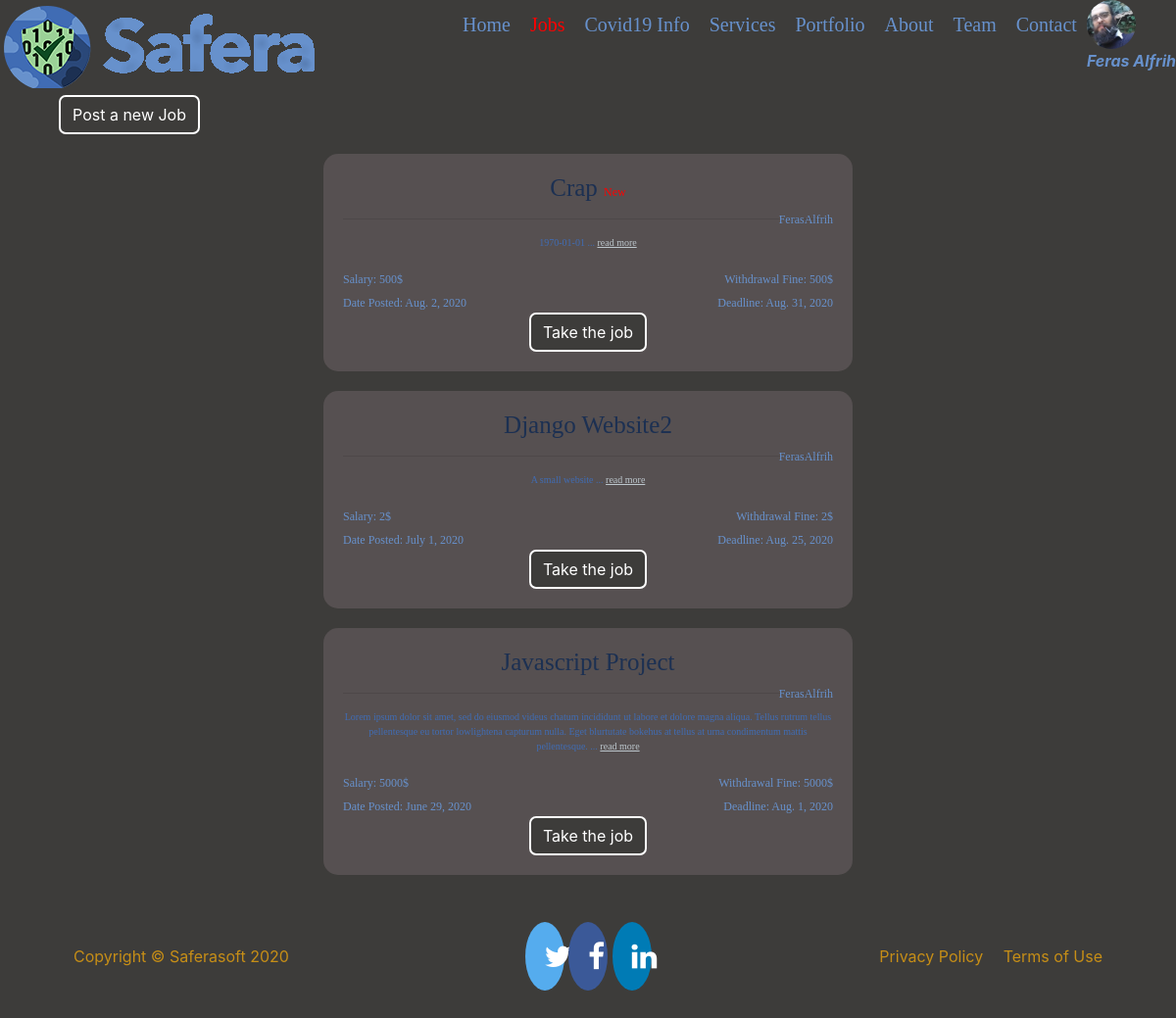
Page /user/jobs/ (signed in) on the committed database.
### users/models.py (models this page shows, shortened)
class Profile(models.Model):
    user = models.OneToOneField(User, on_delete=models.CASCADE)
    image = models.ImageField(default='default.png', upload_to='profile_pics')
    jobAs = models.OneToOneField(Job, on_delete=models.SET_NULL, null=True, blank=True)
    balance = models.IntegerField(default=0, blank=True, null=True)
    sex = models.CharField(max_length=6, blank=True, null=True)
    last_logout = models.DateField(default='1970-01-01', blank=True, null=True)

class Job(models.Model):
    user = models.ForeignKey(User, on_delete=models.CASCADE)
    job = models.CharField(max_length=999)
    details = models.TextField(max_length=999)
    startDate = models.DateField()
    deadline = models.DateField()
    salary = models.IntegerField()
    withdrawal = models.IntegerField()
    asTo = models.OneToOneField(User, related_name='worker' , on_delete=models.SET_NULL, null=True, blank=True)
    is_available = models.BooleanField(default=True)
    is_complete = models.BooleanField(default=False)
    doneby = models.CharField(max_length=999, blank=True, null=True)

### users/views.py (the view, shortened to what this page needs)
# urls.py: path('jobs/', UsersV.jobs, name='jobs'),
    @login_required
    def jobs(request, *args, **kwargs):
        job= Job.objects.filter(is_available=True).order_by('-startDate')
        context={
            'jobs':job,
        }
        return render(request, 'users/Jobs.html', context,*args, **kwargs )

### templates/users/Jobs.html (shortened to what this page needs)
{% extends "base.html" %}
{% load crispy_forms_tags %}
{% load static %}
{% block content %}
  {% if user.is_staff %}
    <div class="job-container">
      {% if user.is_superuser %}
        <a href="{% url 'newjob' %}"><button class="btn btn-btn">Post a new Job</button></a>
      {% endif %}
      <center>
      {% for job in jobs %}
        <div class="job-box content-section" >
          <div class="job-title">
            <h3 class="">{{job.job}}
            {% if user.profile.last_logout <= job.startDate %}<big id="new">New</big>{% endif %}</h3>
            <big class="float-right ">{{job.user}}</big><hr>
          </div>
          <div class="job-body ">
            <p>{{job.details|slice:":250"}} ... <a href="{% url 'job_details' job.id %}" class="f-metalic" ><u>read more</u></a></p>
            <span class="float-left">
              <big>Salary: {{job.salary}}$</big>
            </span>
            <span class="float-right">
              <big>Withdrawal Fine: {{job.withdrawal}}$</big>
            </span>
          </div><br>
          <div class="job-body">
            <span class="float-left">
              <big>Date Posted: {{job.startDate}}</big>
            </span>
            <span class="float-right">
              <big>Deadline: {{job.deadline}}</big>
            </span>
          </div><br>
          <form method="POST">
            <button class="btn btn-danger">Take the job</button>
          </form>
        </div>
      {% endfor %}
      </center>
    </div>
  {% else %}
    <center>
      <img src="{% static 'img/staffOnly.png' %}">
    </center>
  {% endif %}
{% endblock content %}

### templates/base.html (shortened to what this page needs)
{% load static %}
<!doctype html>
<html lang="en">
  <head>
    <link rel="stylesheet" href="https://maxcdn.bootstrapcdn.com/bootstrap/4.0.0/css/bootstrap.min.css">
    <link rel="stylesheet" href="https://cdnjs.cloudflare.com/ajax/libs/font-awesome/4.7.0/css/font-awesome.min.css">
    <link rel="stylesheet" type="text/css" href="{% static 'css/socialMedia.css' %}">
    {% if user.profile.sex == 'Female' %}
    <link rel="stylesheet" type="text/css" href="{% static 'css/female.css' %}">
    {% else %}
    <link rel="stylesheet" type="text/css" href="{% static 'css/male.css' %}">
    {% endif %}
  </head>
  <body class="container">
    <div class="container">
      <header>
        <nav class="navigate fixed-top">
          <div class="navigate" id="navbarNav">
            {% if user.is_authenticated %}
              <div class="navigate-user dropdown">
                <span role="button" data-toggle="dropdown" id="prflimg" aria-haspopup="true" aria-expanded="false" style="width:75px">
                 <div class="navigate-user">
                    <img class="rounded-circle dropdown-toggle"  width="50px"  height="50px" src="{{ user.profile.image.url }}"><br>
                    <a><b><i>{{ user.first_name }} {{ user.last_name }}</i></b></a>
                 </div>
                </span>
              </div>
            {% else %}
              <div class='navigate-user'>
                  <a href="{% url 'login' %}" class="btn ">Login</a>
                  <a href="{% url 'register' %}" class="btn">Register</a>
              </div>
            {% endif %}
            <ul class="navigate"  id="navbar">
              <li class="navigate" >
                <a class="navigate nav-btn js-scroll-trigger"href="{% url 'base' %}" id="Home">Home</a>
              </li>
              {% if user.is_staff %}
              <li class="navigate">
                <a class="navigate nav-btn js-scroll-trigger"href="{% url 'jobs' %}" id="Jobs">Jobs</a>
              </li>
              {% endif %}
              <li class="navigate">
                <a class="navigate nav-btn js-scroll-trigger"href="{% url 'covid19' %}" id="Covid19">Covid19 Info</a>
              </li>
              <li class="navigate">
                <a class="navigate nav-btn js-scroll-trigger"href="{% url 'services' %}" id="Services">Services</a>
              </li>
              <li class="navigate">
                <a class="navigate nav-btn js-scroll-trigger"href="{% url 'portfolio' %}" id="Portfolio">Portfolio</a>
              </li>
              <li class="navigate">
                <a class="navigate nav-btn js-scroll-trigger"href="{% url 'about' %}" id="About">About</a>
              </li>
              <li class="navigate">
                <a class="navigate nav-btn js-scroll-trigger"href="{% url 'team' %}" id="Team">Team</a>
              </li>
              <li class="navigate">
                <a class="navigate nav-btn js-scroll-trigger"href="{% url 'contact' %}" id="Contact">Contact</a>
              </li>
            </ul>
          </div>
          <div id="logo" class="mr-auto">
            <img src="{% static 'img/logo.png' %}"  >
          </div>
        </nav>
      </header>
      <main class="mt-5">
        <div class="col-6 mt-3">
        </div>
        <div id="carouselExampleIndicators" class="carousel slide mt-5" data-ride="carousel">
        {% block content %}{% endblock content %}
      </main>
      <footer class="mt-5 mb-5">
        <div class="container">
            <div class="row align-items-center">
                <div class="col-lg-4 text-lg-left f-caramel">Copyright © Saferasoft 2020</div>
                <div class="col-lg-4 my-3 my-lg-0">
                  <center>
                    <a href="{% url 'about' %}" class="fa fa-twitter"></i></a>
                    <a href="{% url 'about' %}" class="fa fa-facebook"></i></a>
                    <a href="{% url 'about' %}" class="fa fa-linkedin"></i></a>
                  </center>
                </div>
                <div class="col-lg-4 text-lg-right">
                  <a class="mr-3 f-caramel" href="{% url 'about' %}">Privacy Policy</a>
                  <a class=" f-caramel" href="{% url 'about' %}">Terms of Use</a>
                </div>
            </div>
        </div>
      </footer>
    </div>
  </body>
</html>

### static/css/socialMedia.css (style rules this page uses)
.fa { padding: 20px; font-size: 30px; width: 30px; text-align: center; text-decoration: none; border-radius: 50%; }
.fa-facebook { background: #3B5998; color: white; }
.fa-twitter { background: #55ACEE; color: white; }
.fa-linkedin { background: #007bb5; color: white; }

### static/css/male css/00-Colors/colors.css (style rules this page uses)
.f-caramel { color: #C68E17; }
.f-metalic { color:#BCC6CC; }

### static/css/male css/03-Others/1others.css (style rules this page uses)
body { background-color: #3D3C3A; width: 100%; }

### static/css/male css/01-Layout/headers.css (style rules this page uses)
h3 { text-transform: capitalize; font-family: 'Libre Baskerville', serif; font-size: 25px; }

### static/css/male css/01-Layout/navs.css (style rules this page uses)
.navigate ul { float: right; }
.navigate li { display: inline; float: left; margin: 10px; color: #fff; }
.navigate li a { font-family: 'Crimson Pro', serif; font-size: 20px; border-radius: 5px; color: #6791cc; }
.nav-btn { border-radius: 7px; color: #6791cc; }
#navbar .active { color: #FF0000; }
.navigate-user { float: right; color: #6791cc; }

### static/css/male css/01-Layout/texts.css (style rules this page uses)
p { font-family: 'Playfair Display', serif; font-size: 10px; }
big { text-transform: capitalize; font-family: 'Libre Baskerville', serif; font-size: 12px; }

### static/css/male css/01-Layout/btn.css (style rules this page uses)
.btn { border-radius: 7px; background: #3D3C3A; color: #fff; border: all; border-color:#fff; border-width: 2px; }

### static/css/male css/01-Layout/img.css (style rules this page uses)
#logo { float: left; }

### static/css/male css/03-Others/jobs.css (style rules this page uses)
.job-container { size: 100%; justify-content: relative; color: #FDEEF4; }
.job-box { background: #565051; border-radius: 15px; padding: 20px; width: 50%; height: 70; justify-content: absolute; align-content: space-between; align-self: center; align-items: flex-start; margin-top: 20px; }
.job-box #new { color: red; }
.job-box h3 { color: #1c3052; }
.job-box p { color:#406cb4; }
.job-box big { color: #6791cc; }

### rows in the picture
Job: job "Crap", user "FerasAlfrih", salary "500", withdrawal "500", startDate "Aug. 2, 2020", deadline "Aug. 31, 2020"
Job: job "Django Website2", user "FerasAlfrih", details "A small website", salary "2", withdrawal "2", startDate "July 1, 2020", deadline "Aug. 25, 2020"
Job: job "Javascript Project", user "FerasAlfrih", details "Lorem ipsum dolor sit amet, sed do eiusmod videus chatum incididunt ut labore et dolore magna aliqua. Tellus rutrum tellus pellentesque eu tortor lowlightena capturum nulla. Eget blurtutate bokehus at tellus at urna condimentum mattis pellentesque.", salary "5000", withdrawal "5000", startDate "June 29, 2020", deadline "Aug. 1, 2020"

### other values in the picture
{{ user.first_name }} "Feras"
{{ user.last_name }} "Alfrih"
